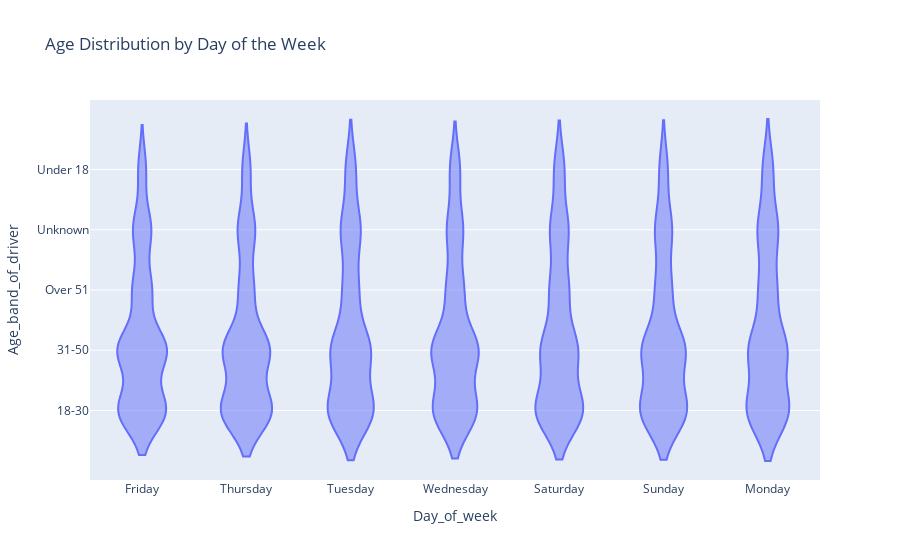

Source (notebook cell):
### Markdown cell above
## Graph 3 - Violin plot of Age Distribution by Day of the Week

##### A violin plot illustrating the distribution of driver age bands across different days of the week, providing insights into the age demographics associated with accidents on each day. Each day seems very similar but we can notice that for exemple there are more accident with the 18 - 50  year olds on friday than on monday.

### Code cell
fig3 = px.violin(df, x='Day_of_week', y='Age_band_of_driver', title='Age Distribution by Day of the Week')
fig3.show()

### Figure 1 — Plotly figure (JSON) as saved in the notebook; plotly's stock layout.template omitted (floating-point values rounded to 4 significant figures; data arrays with more than 128 entries replaced by an {"elided": "..."} marker saying what was removed)
{"data": [{"alignmentgroup": "True", "box": {"visible": false}, "hovertemplate": "Day_of_week=%{x}<br>Age_band_of_driver=%{y}<extra></extra>", "legendgroup": "", "marker": {"color": "#636efa"}, "name": "", "offsetgroup": "", "orientation": "v", "scalegroup": "True", "showlegend": false, "type": "violin", "x": {"elided": "2889 str values"}, "x0": " ", "xaxis": "x", "y": {"elided": "2889 str values"}, "y0": " ", "yaxis": "y"}], "layout": {"legend": {"tracegroupgap": 0}, "title": {"text": "Age Distribution by Day of the Week"}, "violinmode": "group", "xaxis": {"anchor": "y", "domain": [0, 1], "title": {"text": "Day_of_week"}}, "yaxis": {"anchor": "x", "domain": [0, 1], "title": {"text": "Age_band_of_driver"}}}}
